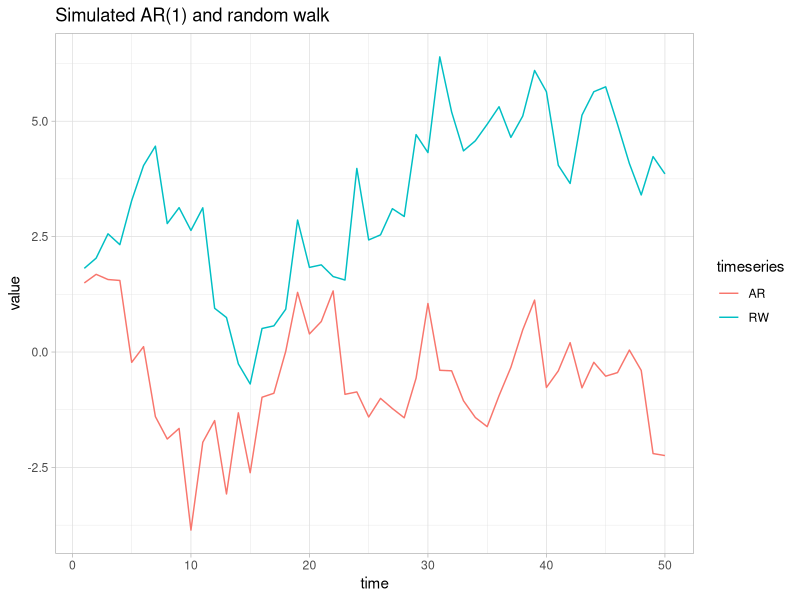

The R source for this figure:
## ---- chunk 1
knitr::opts_chunk$set(cache=TRUE,
                      message=FALSE, warning=FALSE,
                      fig.path='figs/',
                      cache.path = '_cache/')
library(ggplot2)
library(dplyr)
library(forecast)
## ---- chunk 2
set.seed('545')
ts_ar <- arima.sim(model = list(ar = 0.9), n = 50)
ts_rw <- cumsum(rnorm(50))

plot_data <- data.frame(
  value = c(as.numeric(ts_ar), ts_rw), 
  time = rep(seq(1,50), 2), 
  timeseries = c(rep('AR',50),rep('RW',50))
)

plot_data %>%
  ggplot(aes(time,value,color = timeseries)) +
  geom_line() +
  #facet_wrap(~timeseries) +
  ggtitle('Simulated AR(1) and random walk') +
  theme_light()
## ---- chunk 3
library(urca)
DFO_ar <- ur.df(ts_ar)
summary(DFO_ar)
## ---- chunk 4
DFO_rw <- ur.df(ts_rw)
summary(DFO_rw)
